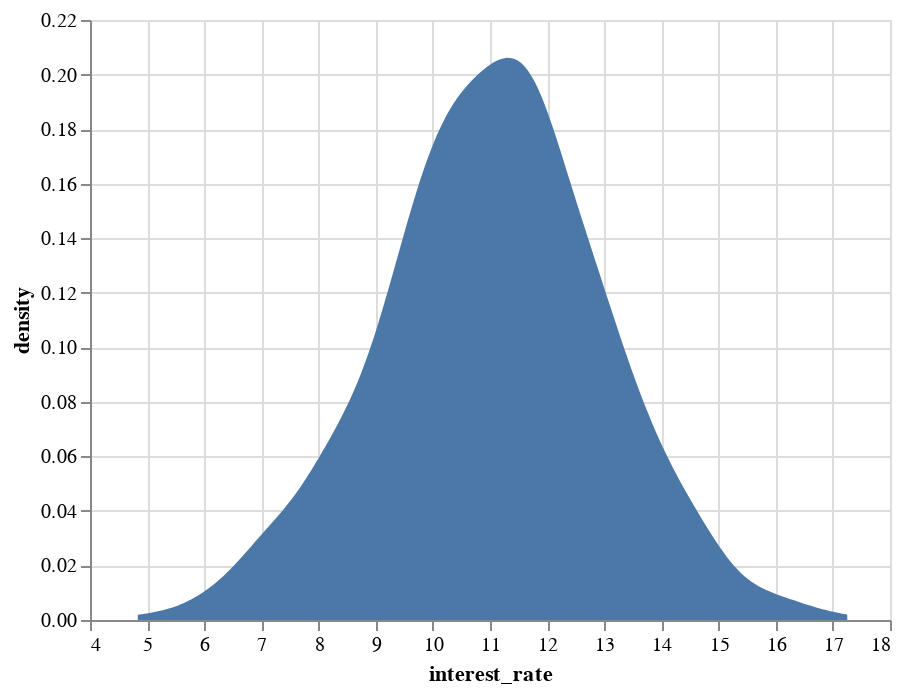

This figure's notebook cell:
### Markdown cell above
### Kernel density estimate plot

### Code cell
# Kernel density estimate (KDE) plot
alt.Chart(df_normal).transform_density(
    'interest_rate',
    as_=['interest_rate', 'density'],
).mark_area().encode(
    x="interest_rate:Q",
    y='density:Q',
)

### Figure 1 — Vega-Lite specification as saved in the notebook (floating-point values rounded to 4 significant figures; data arrays with more than 128 entries replaced by an {"elided": "..."} marker saying what was removed)
{"config": {"view": {"continuousWidth": 400, "continuousHeight": 300}}, "data": {"name": "data-c98536a1123ac9474719fdffd9443970"}, "mark": "area", "encoding": {"x": {"field": "interest_rate", "type": "quantitative"}, "y": {"field": "density", "type": "quantitative"}}, "transform": [{"density": "interest_rate", "as": ["interest_rate", "density"]}], "$schema": "https://vega.github.io/schema/vega-lite/v4.17.0.json", "datasets": {"data-c98536a1123ac9474719fdffd9443970": {"elided": "1000 records"}}}
